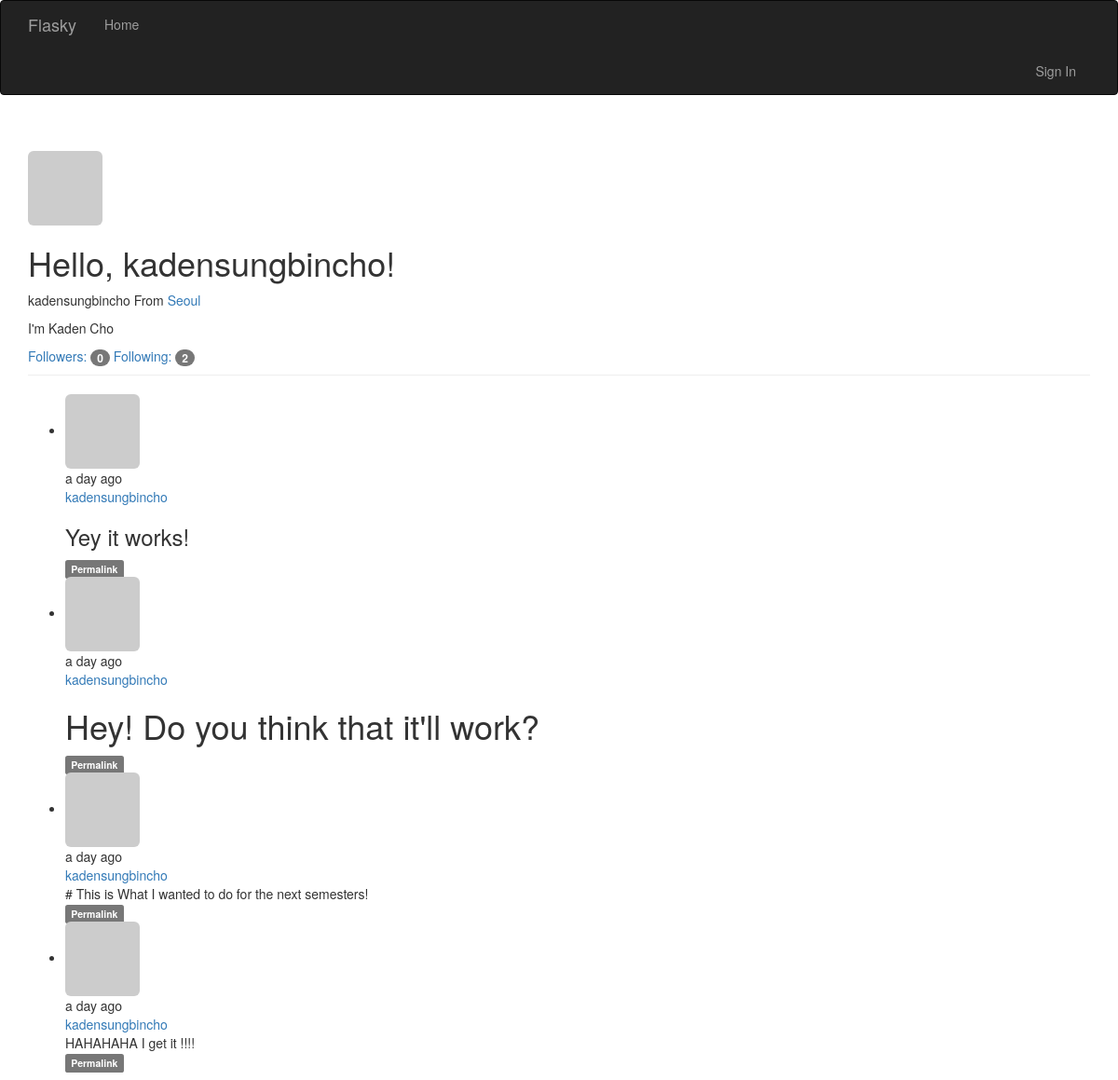
Page /user/kadensungbincho on the committed database.
### vflask/restart/app/models.py (models this page shows, shortened)
class User(UserMixin, db.Model):
    __tablename__ = 'users'
    id = db.Column(db.Integer, primary_key=True)
    email = db.Column(db.String(64), unique=True, index=True)
    username = db.Column(db.String(64), unique=True, index=True)
    role_id = db.Column(db.Integer, db.ForeignKey('roles.id'))
    password_hash = db.Column(db.String(128))
    confirmed = db.Column(db.Boolean, default=False)
    name = db.Column(db.String(64))
    location = db.Column(db.String(64))
    about_me = db.Column(db.Text())
    member_since = db.Column(db.DateTime(), default=datetime.utcnow)
    last_seen = db.Column(db.DateTime(), default=datetime.utcnow)
    avatar_hash = db.Column(db.String(32))
    posts = db.relationship('Post', backref='author', lazy='dynamic')
    followed = db.relationship('Follow',
                               foreign_keys=[Follow.follower_id],
                               backref=db.backref('follower', lazy='joined'),
                               lazy='dynamic',
                               cascade='all, delete-orphan')
    followers = db.relationship('Follow',
                                foreign_keys=[Follow.followed_id],
                                backref=db.backref('followed', lazy='joined'),
                                lazy='dynamic',
                                cascade='all, delete-orphan')
    @property
    def password(self):
        raise AttributeError('password is not a readable attribute')
    def gravatar(self, size=100, default='identicon', rating='g'):
        if request.is_secure:
            url = 'https://secure.gravatar.com/avatar'
        else:
            url = 'http://www.gravatar.com/avatar'
        hash = self.avatar_hash or hashlib.md5(self.email.encode(
            'utf-8'
        )).hexdigest()
        return '{url}/{hash}?s={size}&d={default}&r={rating}'.format(
            url=url, hash=hash, size=size, default=default, rating=rating)

class Post(db.Model):
    __tablename__ = 'posts'
    id = db.Column(db.Integer, primary_key=True)
    body = db.Column(db.Text)
    timestamp = db.Column(db.DateTime, index=True, default=datetime.utcnow)
    author_id = db.Column(db.Integer, db.ForeignKey('users.id'))
    body_html = db.Column(db.Text)

### vflask/restart/app/main/views.py (the view)
@main.route('/user/<username>')
def user(username):
    user = User.query.filter_by(username=username).first()
    if user is None:
        abort(404)
    posts = user.posts.order_by(Post.timestamp.desc()).all()
    return render_template('user.html', user=user, posts=posts)

### vflask/restart/app/auth/views.py (called while the page is built)
@auth.before_app_request
def before_request():
    if current_user.is_authenticated:
        current_user.ping()
        if not current_user.confirmed and request.endpoint[:5] != 'auth.':
            return redirect(url_for('auth.unconfirmed'))

### vflask/restart/app/main/__init__.py (called while the page is built)
@main.app_context_processor
def inject_perissions():
    return dict(Permission=Permission)

### vflask/restart/app/main/views.py (called while the page is built)
@main.before_app_request
def before_request():
    if current_user.is_authenticated:
        current_user.ping()
        if not current_user.confirmed and request.endpoint[:5] != 'auth.':
            return redirect(url_for('auth.unconfirmed'))

### vflask/restart/app/models.py (called while the page is built)
    def can(self, permissions):
        return False

    def is_administrator(self):
        return False

### vflask/restart/app/templates/user.html (shortened to what this page needs)
{% extends "base.html" %}
{% block content %}
<div class="container">
    <div class="page-header">
        <img class="img-rounded profile-thumbnail" src="{{ user.gravatar(size=256) }}">
        <h1>Hello, {{ user.username }}!</h1>
    {% block page_content %}
        {% if user.name or user.location %}
        <p>
            {% if user.name %}{{ user.name }}{% endif %}
                {% if user.location %}
                    From
                    <a href="http://maps.google.com/?={{ user.location }}">
                        {{ user.location }}
                    </a>
                {% endif %}
            {% endif %}
        </p>
        {% if user.about_me %}<p>{{ user.about_me }}</p>{% endif %}
        <a href="{{ url_for('.followers', username=user.username) }}">
            Followers: <span class="badge">{{ user.followers.count() - 1 }}</span>
        </a>
        <a href="{{ url_for('.followed_by', username=user.username) }}">
            Following: <span class="badge">{{ user.followed.count() - 1}}</span>
        </a>
        {% include '_posts.html' %}
    {% endblock %}
{% endblock %}

### vflask/restart/app/templates/base.html (shortened to what this page needs)
{% extends "bootstrap/base.html" %}
{% block head %}
    {{ super() }}
{% endblock %}
{% block navbar %}
<div class="navbar navbar-inverse" role="navigation">
   <div class="container">
       <div class="navbar-header">
           <a class="navbar-brand" href="/">Flasky</a>
       </div>
       <div class="navbar-collapse collapse">
            <ul class="nav navbar-nav">
                <li><a href="/">Home</a></li>
            </ul>
       </div>
       <div class="navbar-collapse collapse">
           <ul class="nav navbar-nav navbar-right">
               {% if current_user.is_authenticated %}
               <li><a href="{{ url_for('main.user', username=current_user.username) }}">Profile</a></li>
               <li><a href="{{ url_for('auth.logout') }}">Sign Out</a></li>
               {% else %}
               <li><a href="{{ url_for('auth.login') }}">Sign In</a></li>
               {% endif %}
           </ul>
       </div>
   </div>
</div>
{% endblock %}

### vflask/restart/app/templates/_posts.html (shortened to what this page needs)
</div>
<ul class="posts">
    {% for post in posts %}
    <li class="post">
        <div class="post-content">
            <div class="profile-thmbnail">
                <a href="{{ url_for('.user', username=post.author.username) }}">
                <img class="img-rounded profile-thumbnail"
                    src="{{ post.author.gravatar(size=40) }}">
                </a>
            </div>
            <div class="post-date">{{ moment(post.timestamp).fromNow() }}</div>
            <div class="post-author">
                <a href="{{ url_for('.user', username=post.author.username) }}">
                    {{ post.author.username }}
                </a>
            </div>
            <div class="post-body">
            {% if post.body_html %}
                {{ post.body_html | safe }}
            {% else %}
                {{ post.body }}
            {% endif %}
            </div>
            <div class="post-footer">
                <a href="{{ url_for('.post', id=post.id) }}">
                    <span class="label label-default">Permalink</span>
                </a>
            </div>
        </div>
    </li>
    {% endfor %}
</ul>
</div>

### rows in the picture
User: username "kadensungbincho", name "kadensungbincho", location "Seoul", about_me "I'm Kaden Cho"
Post: timestamp "a day ago", author.username "kadensungbincho", body_html "Yey it works!"
Post: timestamp "a day ago", author.username "kadensungbincho", body_html "Hey! Do you think that it'll work?"
Post: timestamp "a day ago", author.username "kadensungbincho", body "# This is What I wanted to do for the next semesters!"
Post: timestamp "a day ago", author.username "kadensungbincho", body "HAHAHAHA I get it !!!!"

### other values in the picture
{{ user.followers.count() - 1 }} "0"
{{ user.followed.count() - 1 }} "2"
